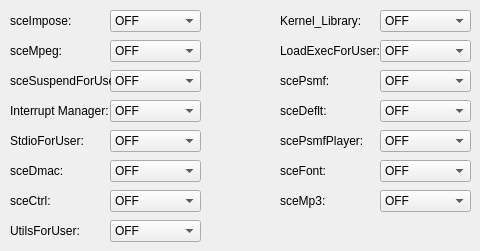
   <widget class="QWidget" name="tab_4">
    <attribute name="title">
     <string>HLE (2/2)</string>
    </attribute>
    <widget class="QLabel" name="label_24">
     <property name="geometry">
      <rect>
       <x>10</x>
       <y>10</y>
       <width>61</width>
       <height>21</height>
      </rect>
     </property>
     <property name="text">
      <string>sceImpose:</string>
     </property>
    </widget>
    <widget class="logConfigureCombo" name="sceImpose">
     <property name="geometry">
      <rect>
       <x>110</x>
       <y>10</y>
       <width>91</width>
       <height>22</height>
      </rect>
     </property>
     <item>
      <property name="text">
       <string>OFF</string>
      </property>
     </item>
     <item>
      <property name="text">
       <string>FATAL</string>
      </property>
     </item>
     <item>
      <property name="text">
       <string>ERROR</string>
      </property>
     </item>
     <item>
      <property name="text">
       <string>WARN</string>
      </property>
     </item>
     <item>
      <property name="text">
       <string>INFO</string>
      </property>
     </item>
     <item>
      <property name="text">
       <string>DEBUG</string>
      </property>
     </item>
     <item>
      <property name="text">
       <string>TRACE</string>
      </property>
     </item>
    </widget>
    <widget class="logConfigureCombo" name="sceMpeg">
     <property name="geometry">
      <rect>
       <x>110</x>
       <y>40</y>
       <width>91</width>
       <height>22</height>
      </rect>
     </property>
     <item>
      <property name="text">
       <string>OFF</string>
      </property>
     </item>
     <item>
      <property name="text">
       <string>FATAL</string>
      </property>
     </item>
     <item>
      <property name="text">
       <string>ERROR</string>
      </property>
     </item>
     <item>
      <property name="text">
       <string>WARN</string>
      </property>
     </item>
     <item>
      <property name="text">
       <string>INFO</string>
      </property>
     </item>
     <item>
      <property name="text">
       <string>DEBUG</string>
      </property>
     </item>
     <item>
      <property name="text">
       <string>TRACE</string>
      </property>
     </item>
    </widget>
    <widget class="QLabel" name="label_25">
     <property name="geometry">
      <rect>
       <x>10</x>
       <y>40</y>
       <width>61</width>
       <height>21</height>
      </rect>
     </property>
     <property name="text">
      <string>sceMpeg:</string>
     </property>
    </widget>
    <widget class="logConfigureCombo" name="sceSuspendForUser">
     <property name="geometry">
      <rect>
       <x>110</x>
       <y>70</y>
       <width>91</width>
       <height>22</height>
      </rect>
     </property>
     <item>
      <property name="text">
       <string>OFF</string>
      </property>
     </item>
     <item>
      <property name="text">
       <string>FATAL</string>
      </property>
     </item>
     <item>
      <property name="text">
       <string>ERROR</string>
      </property>
     </item>
     <item>
      <property name="text">
       <string>WARN</string>
      </property>
     </item>
     <item>
      <property name="text">
       <string>INFO</string>
      </property>
     </item>
     <item>
      <property name="text">
       <string>DEBUG</string>
      </property>
     </item>
     <item>
      <property name="text">
       <string>TRACE</string>
      </property>
     </item>
    </widget>
    <widget class="QLabel" name="label_26">
     <property name="geometry">
      <rect>
       <x>10</x>
       <y>70</y>
       <width>101</width>
       <height>21</height>
      </rect>
     </property>
     <property name="text">
      <string>sceSuspendForUser:</string>
     </property>
    </widget>
    <widget class="QLabel" name="label_27">
     <property name="geometry">
      <rect>
       <x>10</x>
       <y>100</y>
       <width>101</width>
       <height>21</height>
      </rect>
     </property>
     <property name="text">
      <string>Interrupt Manager:</string>
     </property>
    </widget>
    <widget class="logConfigureCombo" name="InterruptManager">
     <property name="geometry">
      <rect>
       <x>110</x>
       <y>100</y>
       <width>91</width>
       <height>22</height>
      </rect>
     </property>
     <item>
      <property name="text">
       <string>OFF</string>
      </property>
     </item>
     <item>
      <property name="text">
       <string>FATAL</string>
      </property>
     </item>
     <item>
      <property name="text">
       <string>ERROR</string>
      </property>
     </item>
     <item>
      <property name="text">
       <string>WARN</string>
      </property>
     </item>
     <item>
      <property name="text">
       <string>INFO</string>
      </property>
     </item>
     <item>
      <property name="text">
       <string>DEBUG</string>
      </property>
     </item>
     <item>
      <property name="text">
       <string>TRACE</string>
      </property>
     </item>
    </widget>
    <widget class="logConfigureCombo" name="StdioForUser">
     <property name="geometry">
      <rect>
       <x>110</x>
       <y>130</y>
       <width>91</width>
       <height>22</height>
      </rect>
     </property>
     <item>
      <property name="text">
       <string>OFF</string>
      </property>
     </item>
     <item>
      <property name="text">
       <string>FATAL</string>
      </property>
     </item>
     <item>
      <property name="text">
       <string>ERROR</string>
      </property>
     </item>
     <item>
      <property name="text">
       <string>WARN</string>
      </property>
     </item>
     <item>
      <property name="text">
       <string>INFO</string>
      </property>
     </item>
     <item>
      <property name="text">
       <string>DEBUG</string>
      </property>
     </item>
     <item>
      <property name="text">
       <string>TRACE</string>
      </property>
     </item>
    </widget>
    <widget class="QLabel" name="label_28">
     <property name="geometry">
      <rect>
       <x>10</x>
       <y>130</y>
       <width>101</width>
       <height>21</height>
      </rect>
     </property>
     <property name="text">
      <string>StdioForUser:</string>
     </property>
    </widget>
    <widget class="QLabel" name="label_29">
     <property name="geometry">
      <rect>
       <x>10</x>
       <y>160</y>
       <width>101</width>
       <height>21</height>
      </rect>
     </property>
     <property name="text">
      <string>sceDmac:</string>
     </property>
    </widget>
    <widget class="logConfigureCombo" name="sceDmac">
     <property name="geometry">
      <rect>
       <x>110</x>
       <y>160</y>
       <width>91</width>
       <height>22</height>
      </rect>
     </property>
     <item>
      <property name="text">
       <string>OFF</string>
      </property>
     </item>
     <item>
      <property name="text">
       <string>FATAL</string>
      </property>
     </item>
     <item>
      <property name="text">
       <string>ERROR</string>
      </property>
     </item>
     <item>
      <property name="text">
       <string>WARN</string>
      </property>
     </item>
     <item>
      <property name="text">
       <string>INFO</string>
      </property>
     </item>
     <item>
      <property name="text">
       <string>DEBUG</string>
      </property>
     </item>
     <item>
      <property name="text">
       <string>TRACE</string>
      </property>
     </item>
    </widget>
    <widget class="logConfigureCombo" name="sceCtrl">
     <property name="geometry">
      <rect>
       <x>110</x>
       <y>190</y>
       <width>91</width>
       <height>22</height>
      </rect>
     </property>
     <item>
      <property name="text">
       <string>OFF</string>
      </property>
     </item>
     <item>
      <property name="text">
       <string>FATAL</string>
      </property>
     </item>
     <item>
      <property name="text">
       <string>ERROR</string>
      </property>
     </item>
     <item>
      <property name="text">
       <string>WARN</string>
      </property>
     </item>
     <item>
      <property name="text">
       <string>INFO</string>
      </property>
     </item>
     <item>
      <property name="text">
       <string>DEBUG</string>
      </property>
     </item>
     <item>
      <property name="text">
       <string>TRACE</string>
      </property>
     </item>
    </widget>
    <widget class="QLabel" name="label_30">
     <property name="geometry">
      <rect>
       <x>10</x>
       <y>190</y>
       <width>101</width>
       <height>21</height>
      </rect>
     </property>
     <property name="text">
      <string>sceCtrl:</string>
     </property>
    </widget>
    <widget class="QLabel" name="label_31">
     <property name="geometry">
      <rect>
       <x>10</x>
       <y>220</y>
       <width>101</width>
       <height>21</height>
      </rect>
     </property>
     <property name="text">
      <string>UtilsForUser:</string>
     </property>
    </widget>
    <widget class="logConfigureCombo" name="UtilsForUser">
     <property name="geometry">
      <rect>
       <x>110</x>
       <y>220</y>
       <width>91</width>
       <height>22</height>
      </rect>
     </property>
     <item>
      <property name="text">
       <string>OFF</string>
      </property>
     </item>
     <item>
      <property name="text">
       <string>FATAL</string>
      </property>
     </item>
     <item>
      <property name="text">
       <string>ERROR</string>
      </property>
     </item>
     <item>
      <property name="text">
       <string>WARN</string>
      </property>
     </item>
     <item>
      <property name="text">
       <string>INFO</string>
      </property>
     </item>
     <item>
      <property name="text">
       <string>DEBUG</string>
      </property>
     </item>
     <item>
      <property name="text">
       <string>TRACE</string>
      </property>
     </item>
    </widget>
    <widget class="QLabel" name="label_32">
     <property name="geometry">
      <rect>
       <x>280</x>
       <y>10</y>
       <width>101</width>
       <height>21</height>
      </rect>
     </property>
     <property name="text">
      <string>Kernel_Library:</string>
     </property>
    </widget>
    <widget class="logConfigureCombo" name="Kernel_Library">
     <property name="geometry">
      <rect>
       <x>380</x>
       <y>10</y>
       <width>91</width>
       <height>22</height>
      </rect>
     </property>
     <item>
      <property name="text">
       <string>OFF</string>
      </property>
     </item>
     <item>
      <property name="text">
       <string>FATAL</string>
      </property>
     </item>
     <item>
      <property name="text">
       <string>ERROR</string>
      </property>
     </item>
     <item>
      <property name="text">
       <string>WARN</string>
      </property>
     </item>
     <item>
      <property name="text">
       <string>INFO</string>
      </property>
     </item>
     <item>
      <property name="text">
       <string>DEBUG</string>
      </property>
     </item>
     <item>
      <property name="text">
       <string>TRACE</string>
      </property>
     </item>
    </widget>
    <widget class="logConfigureCombo" name="LoadExecForUser">
     <property name="geometry">
      <rect>
       <x>380</x>
       <y>40</y>
       <width>91</width>
       <height>22</height>
      </rect>
     </property>
     <item>
      <property name="text">
       <string>OFF</string>
      </property>
     </item>
     <item>
      <property name="text">
       <string>FATAL</string>
      </property>
     </item>
     <item>
      <property name="text">
       <string>ERROR</string>
      </property>
     </item>
     <item>
      <property name="text">
       <string>WARN</string>
      </property>
     </item>
     <item>
      <property name="text">
       <string>INFO</string>
      </property>
     </item>
     <item>
      <property name="text">
       <string>DEBUG</string>
      </property>
     </item>
     <item>
      <property name="text">
       <string>TRACE</string>
      </property>
     </item>
    </widget>
    <widget class="QLabel" name="label_34">
     <property name="geometry">
      <rect>
       <x>280</x>
       <y>40</y>
       <width>101</width>
       <height>21</height>
      </rect>
     </property>
     <property name="text">
      <string>LoadExecForUser:</string>
     </property>
    </widget>
    <widget class="QLabel" name="label_35">
     <property name="geometry">
      <rect>
       <x>280</x>
       <y>70</y>
       <width>101</width>
       <height>21</height>
      </rect>
     </property>
     <property name="text">
      <string>scePsmf:</string>
     </property>
    </widget>
    <widget class="logConfigureCombo" name="scePsmf">
     <property name="geometry">
      <rect>
       <x>380</x>
       <y>70</y>
       <width>91</width>
       <height>22</height>
      </rect>
     </property>
     <item>
      <property name="text">
       <string>OFF</string>
      </property>
     </item>
     <item>
      <property name="text">
       <string>FATAL</string>
      </property>
     </item>
     <item>
      <property name="text">
       <string>ERROR</string>
      </property>
     </item>
     <item>
      <property name="text">
       <string>WARN</string>
      </property>
     </item>
     <item>
      <property name="text">
       <string>INFO</string>
      </property>
     </item>
     <item>
      <property name="text">
       <string>DEBUG</string>
      </property>
     </item>
     <item>
      <property name="text">
       <string>TRACE</string>
      </property>
     </item>
    </widget>
    <widget class="QLabel" name="label_36">
     <property name="geometry">
      <rect>
       <x>280</x>
       <y>100</y>
       <width>101</width>
       <height>21</height>
      </rect>
     </property>
     <property name="text">
      <string>sceDeflt:</string>
     </property>
    </widget>
    <widget class="logConfigureCombo" name="sceDeflt">
     <property name="geometry">
      <rect>
       <x>380</x>
       <y>100</y>
       <width>91</width>
       <height>22</height>
      </rect>
     </property>
     <item>
      <property name="text">
       <string>OFF</string>
      </property>
     </item>
     <item>
      <property name="text">
       <string>FATAL</string>
      </property>
     </item>
     <item>
      <property name="text">
       <string>ERROR</string>
      </property>
     </item>
     <item>
      <property name="text">
       <string>WARN</string>
      </property>
     </item>
     <item>
      <property name="text">
       <string>INFO</string>
      </property>
     </item>
     <item>
      <property name="text">
       <string>DEBUG</string>
      </property>
     </item>
     <item>
      <property name="text">
       <string>TRACE</string>
      </property>
     </item>
    </widget>
    <widget class="QLabel" name="label_37">
     <property name="geometry">
      <rect>
       <x>280</x>
       <y>130</y>
       <width>101</width>
       <height>21</height>
      </rect>
     </property>
     <property name="text">
      <string>scePsmfPlayer:</string>
     </property>
    </widget>
    <widget class="logConfigureCombo" name="scePsmfPlayer">
     <property name="geometry">
      <rect>
       <x>380</x>
       <y>130</y>
       <width>91</width>
       <height>22</height>
      </rect>
     </property>
     <item>
      <property name="text">
       <string>OFF</string>
      </property>
     </item>
     <item>
      <property name="text">
       <string>FATAL</string>
      </property>
     </item>
     <item>
      <property name="text">
       <string>ERROR</string>
      </property>
     </item>
     <item>
      <property name="text">
       <string>WARN</string>
      </property>
     </item>
     <item>
      <property name="text">
       <string>INFO</string>
      </property>
     </item>
     <item>
      <property name="text">
       <string>DEBUG</string>
      </property>
     </item>
     <item>
      <property name="text">
       <string>TRACE</string>
      </property>
     </item>
    </widget>
    <widget class="QLabel" name="label_38">
     <property name="geometry">
      <rect>
       <x>280</x>
       <y>160</y>
       <width>101</width>
       <height>21</height>
      </rect>
     </property>
     <property name="text">
      <string>sceFont:</string>
     </property>
    </widget>
    <widget class="logConfigureCombo" name="sceFont">
     <property name="geometry">
      <rect>
       <x>380</x>
       <y>160</y>
       <width>91</width>
       <height>22</height>
      </rect>
     </property>
     <item>
      <property name="text">
       <string>OFF</string>
      </property>
     </item>
     <item>
      <property name="text">
       <string>FATAL</string>
      </property>
     </item>
     <item>
      <property name="text">
       <string>ERROR</string>
      </property>
     </item>
     <item>
      <property name="text">
       <string>WARN</string>
      </property>
     </item>
     <item>
      <property name="text">
       <string>INFO</string>
      </property>
     </item>
     <item>
      <property name="text">
       <string>DEBUG</string>
      </property>
     </item>
     <item>
      <property name="text">
       <string>TRACE</string>
      </property>
     </item>
    </widget>
    <widget class="QLabel" name="label_39">
     <property name="geometry">
      <rect>
       <x>280</x>
       <y>190</y>
       <width>101</width>
       <height>21</height>
      </rect>
     </property>
     <property name="text">
      <string>sceMp3:</string>
     </property>
    </widget>
    <widget class="logConfigureCombo" name="sceMp3">
     <property name="geometry">
      <rect>
       <x>380</x>
       <y>190</y>
       <width>91</width>
       <height>22</height>
      </rect>
     </property>
     <item>
      <property name="text">
       <string>OFF</string>
      </property>
     </item>
     <item>
      <property name="text">
       <string>FATAL</string>
      </property>
     </item>
     <item>
      <property name="text">
       <string>ERROR</string>
      </property>
     </item>
     <item>
      <property name="text">
       <string>WARN</string>
      </property>
     </item>
     <item>
      <property name="text">
       <string>INFO</string>
      </property>
     </item>
     <item>
      <property name="text">
       <string>DEBUG</string>
      </property>
     </item>
     <item>
      <property name="text">
       <string>TRACE</string>
      </property>
     </item>
    </widget>
   </widget>
